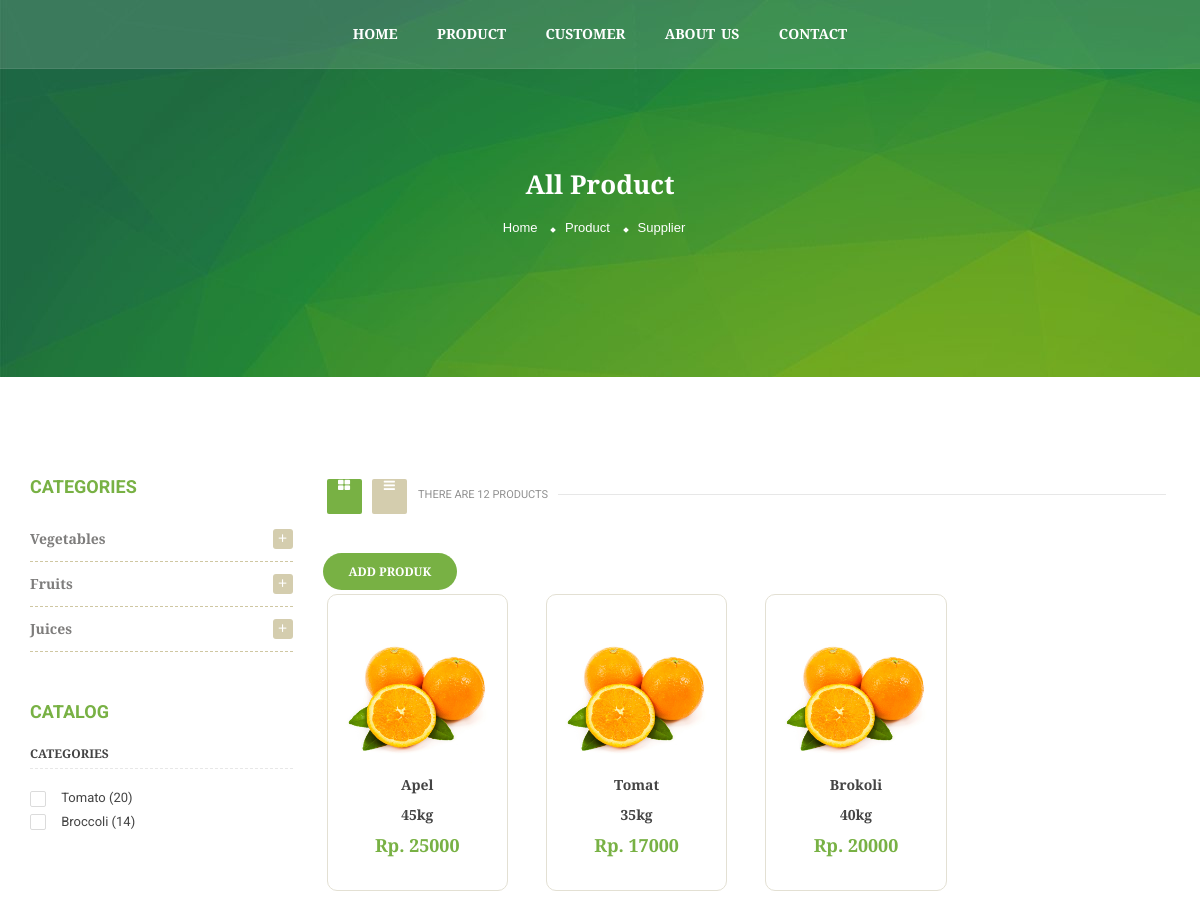
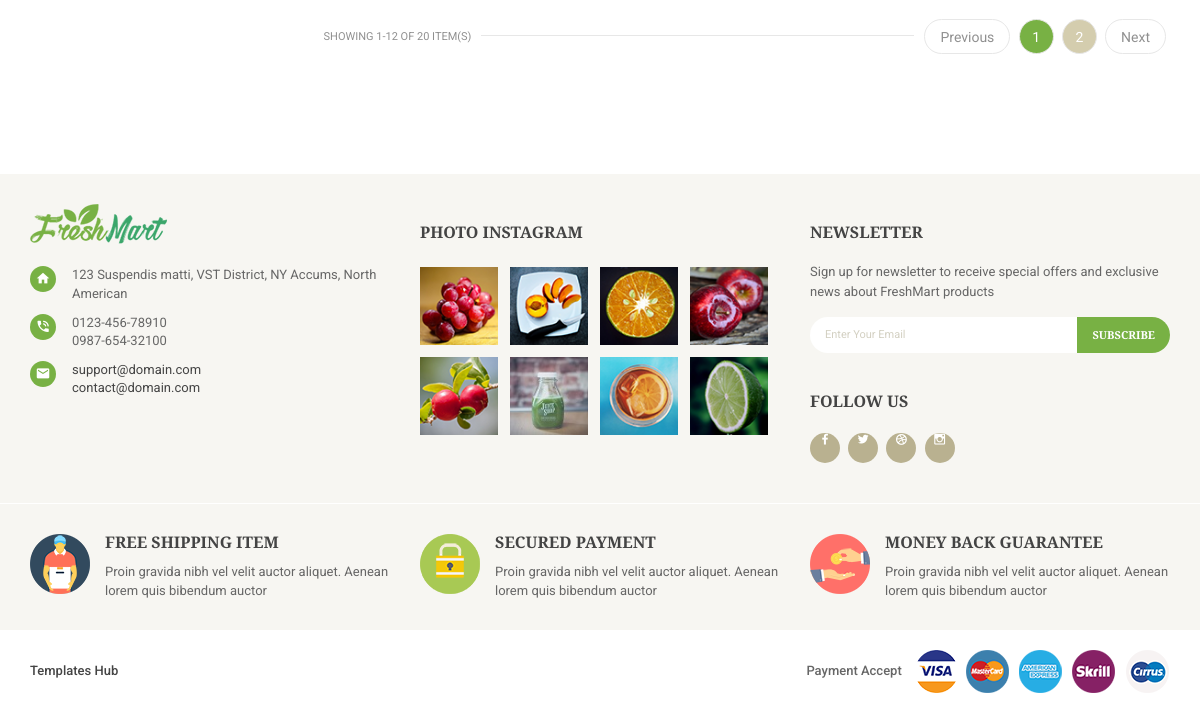
/produk/product.php, run on an earlier commit of the app's database (2 pictures, top to bottom).
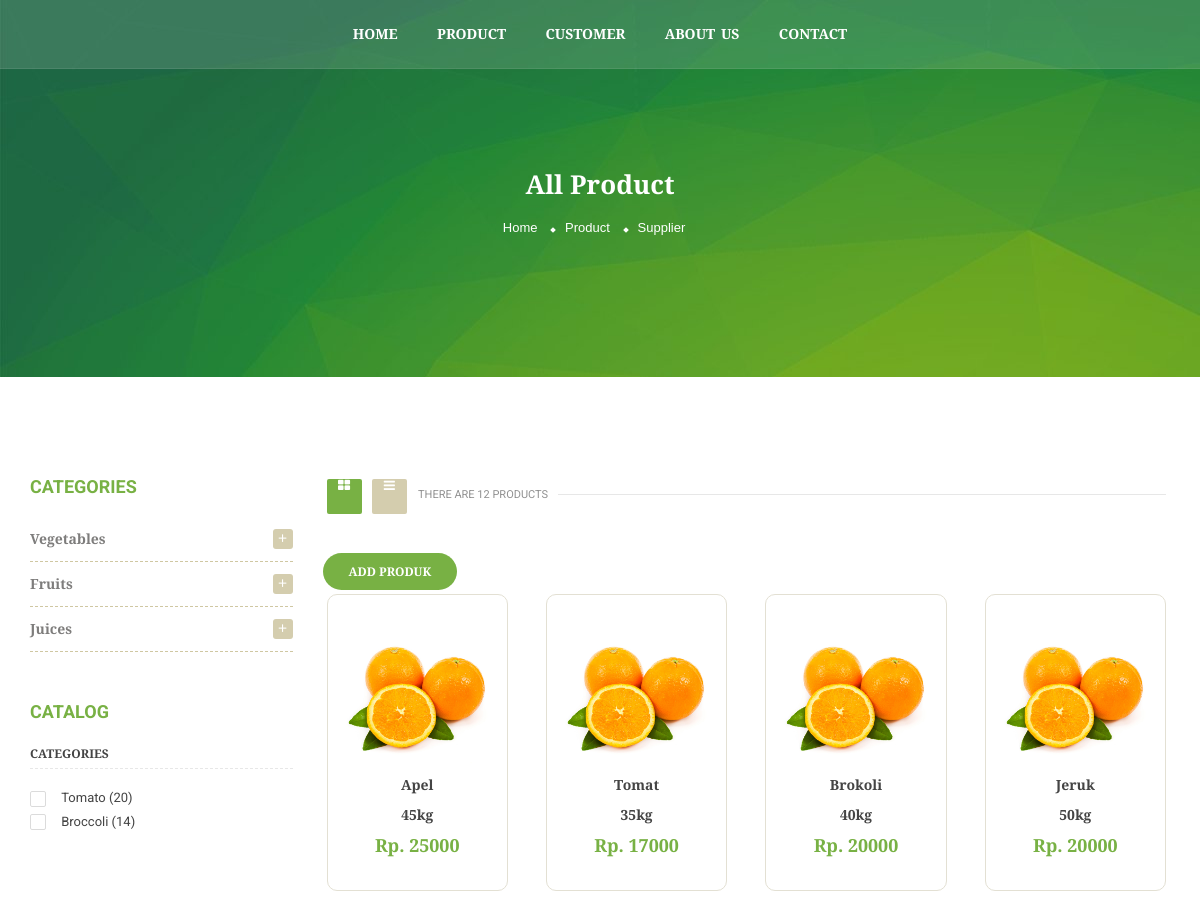
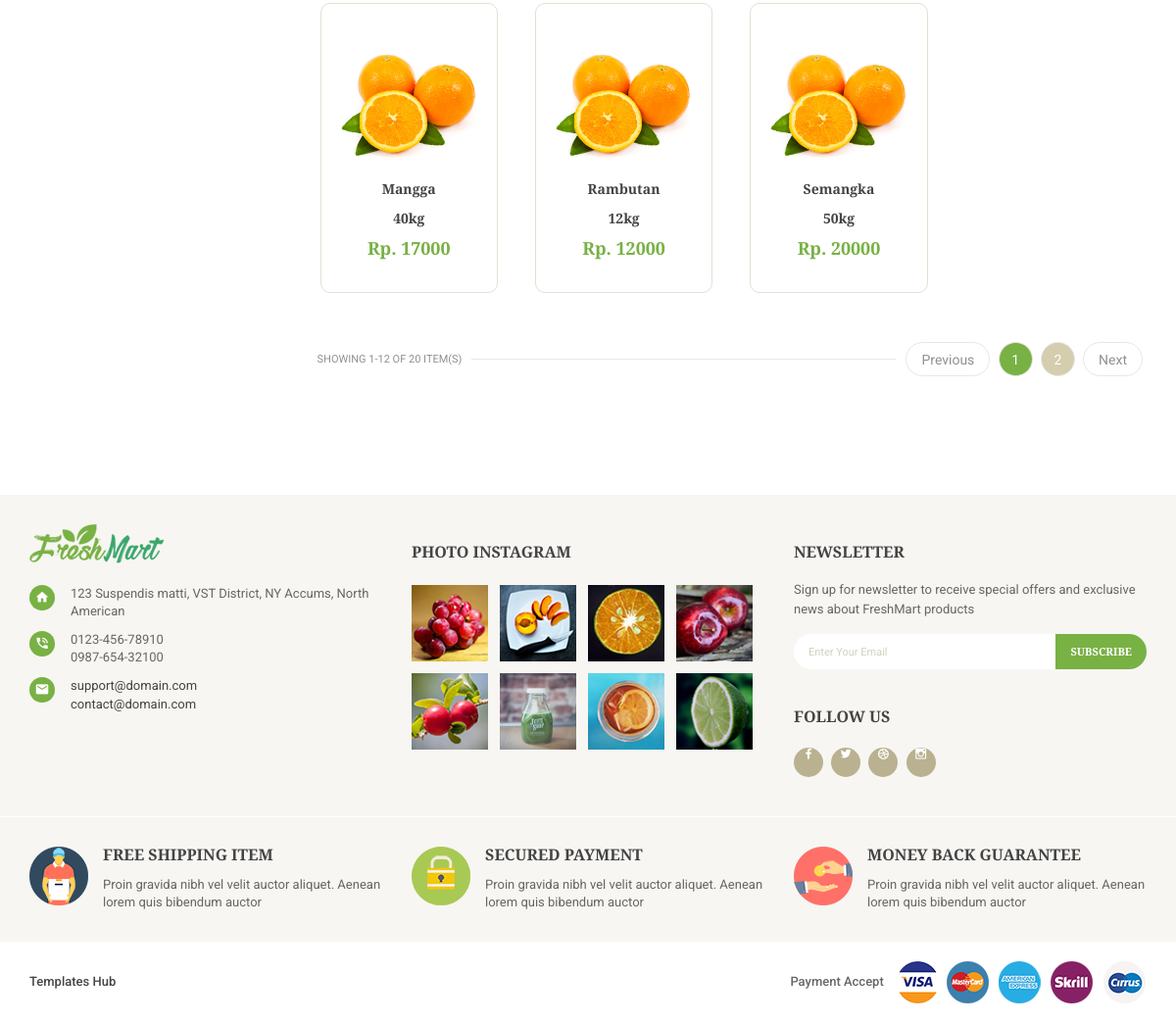
And on a later commit of the database (2 pictures, top to bottom).
### tables this page shows
CREATE TABLE `produk` (
  `id_produk` int(11) NOT NULL,
  `nama_produk` varchar(50) NOT NULL,
  `id_kategori` int(10) NOT NULL,
  `stok` int(10) NOT NULL,
  `satuan` varchar(5) NOT NULL,
  `id_suplier` int(10) NOT NULL,
  `harga` int(11) NOT NULL
);

### produk/product.php (the view, shortened to what this page needs)
<!DOCTYPE php>
<php lang="zxx">
<head>
		<link rel="stylesheet" href="../libs/bootstrap/css/bootstrap.css">
		<link rel="stylesheet" href="../libs/font-awesome/css/font-awesome.min.css">
		<link rel="stylesheet" href="../libs/font-material/css/material-design-iconic-font.min.css">
		<link rel="stylesheet" href="../libs/nivo-slider/css/nivo-slider.css">
		<link rel="stylesheet" href="../libs/nivo-slider/css/animate.css">
		<link rel="stylesheet" href="../libs/nivo-slider/css/style.css">
		<link rel="stylesheet" href="../libs/owl.carousel/assets/owl.carousel.min.css">
		<link rel="stylesheet" href="../libs/slider-range/css/jslider.css">
		<link rel="stylesheet" href="../css/style.css">
		<link rel="stylesheet" href="../css/reponsive.css">
	</head>
	<body class="home home-1">
		<div id="all">
				<div id="main-menu">
					<ul class="menu">
						<li class="dropdown">
							<a href="../home.php" title="Homepage">Home</a>
						</li>
						<li class="dropdown">
							<a href="product.php" title="Product">Product</a>
						</li>
						<li class="dropdown">
							<a href="../customer/page-customer.php">Customer</a>
						</li>
						<li>
							<a href="../page-about-us.php">About Us</a>
						</li>
						<li>
							<a href="../page-contact.php">Contact</a>
						</li>
					</ul>
				</div>
			<div id="content" class="site-content">
				<div id="breadcrumb">
					<div class="container">
						<h2 class="title">All Product</h2>
						<ul class="breadcrumb">
							<li><a href="#" title="Home">Home</a></li>
							<li><a href="#" title="Product">Product</a></li>
							<li><a href="#" title="Suplier">Supplier</a></li>
						</ul>
					</div>
				</div>
				<div class="container">
					<div class="row">
						<div id="left-column" class="sidebar col-lg-3 col-md-3 col-sm-3 col-xs-12">
							<div class="block product-categories">
								<h3 class="block-title">Categories</h3>
								<div class="block-content">
									<div class="item">
										<span class="arrow collapsed" data-toggle="collapse" data-target="#vegetables" aria-expanded="false" role="button">
											<i class="zmdi zmdi-plus"></i>
										</span>
										<a class="category-title" href="product-grid-left-sidebar.php">Vegetables</a>
									</div>
									<div class="item">
										<span class="arrow collapsed" data-toggle="collapse" data-target="#fruits" aria-expanded="false" role="button">
											<i class="zmdi zmdi-plus"></i>
										</span>
										<a class="category-title" href="product-grid-left-sidebar.php">Fruits</a>
									</div>
									<div class="item">
										<span class="arrow collapsed" data-toggle="collapse" data-target="#juices" aria-expanded="false" role="button">
											<i class="zmdi zmdi-plus"></i>
										</span>
										<a class="category-title" href="product-grid-left-sidebar.php">Juices</a>
									</div>
								</div>
							</div>
							<div class="block product-filter">
								<h3 class="block-title">Catalog</h3>
								<div class="block-content">
									<div class="filter-item">
										<h3 class="filter-title">Categories</h3>
										<div class="filter-content">
											<ul>
												<li>
													<label class="check">
														<span class="custom-checkbox">
															<span class="checkmark"></span>
														</span>
														<a>Tomato <span class="quantity">(20)</span></a>
													</label>
												</li>
												<li>
													<label class="check">
														<span class="custom-checkbox">
															<span class="checkmark"></span>
														</span>
														<a>Broccoli <span class="quantity">(14)</span></a>
													</label>
												</li>
											</ul>
										</div>
									</div>
								</div>
							</div>
						</div>
						<div id="center-column" class="col-lg-9 col-md-9 col-sm-9 col-xs-12">
							<div class="product-category-page">
								<div class="products-bar">
									<div class="row">
										<div class="col-md-6 col-xs-6">
											<div class="gridlist-toggle" role="tablist">
												<ul class="nav nav-tabs">
													<li class="active"><a href="#products-grid" data-toggle="tab" aria-expanded="true"><i class="fa fa-th-large"></i></a></li>
													<li><a href="#products-list" data-toggle="tab" aria-expanded="false"><i class="fa fa-bars"></i></a></li>
												</ul>
											</div>
											<div class="total-products">There are 12 products</div>
										</div>
									</div>
								</div>
								<div class="tab-content">
									<?php
										include "../connection.php";
										$query = mysqli_query($connection, "SELECT * FROM produk INNER JOIN kategori ON produk.id_kategori = kategori.id_kategori");
									?>
									<div class="tab-pane active" id="products-grid">
										<a class='btn btn-primary' href='add_produk.php'>Add Produk</a>
										<div class="products-block">
											<div class="row">
												<?php
			                						while ($data = mysqli_fetch_array($query)) {
			                					?>
												<div class="col-lg-3 col-md-3 col-sm-6 col-xs-12">
													<div class="product-item">
														<div class="product-image">
															<a href="product-detail-left-sidebar.php">
																<img class="img-responsive" src="../img/product/4.jpg" alt="Product Image">
															</a>
														</div>
														<div class="product-title">
															<a href="product-detail-left-sidebar.php">
																<?php echo $data['nama_produk'];?>
															</a>
														</div>
														<div class="product-title">
															<a href="product-detail-left-sidebar.php">
																<?php echo $data['stok']. $data['satuan'];?>
															</a>
														</div>
														<div class="product-price">
															<span class="sale-price">Rp. <?php echo $data['harga'];?></span>
														</div>
													</div>
												</div>
											<?php } ?>
											</div>
										</div>
									</div>
								</div>
								</div>
								<div class="pagination-bar">
									<div class="row">
										<div class="col-md-4 col-sm-4 col-xs-12">
											<div class="text">Showing 1-12 of 20 item(s)</div>
										</div>
										<div class="col-md-8 col-sm-8 col-xs-12">
											<div class="pagination">
												<ul class="page-list">
													<li><a href="#" class="prev">Previous</a></li>
													<li><a href="#" class="current">1</a></li>
													<li><a href="#">2</a></li>
													<li><a href="#" class="next">Next</a></li>
												</ul>
											</div>
										</div>
									</div>
								</div>
							</div>
						</div>
					</div>
				</div>
			</div>
			<footer id="footer">
				<div class="footer">
					<div class="footer-top">
						<div class="container">
							<div class="row">
								<div class="col-lg-4 col-md-4 col-sm-4 col-xs-12">
									<div class="block text">
										<div class="block-content">
											<a href="index.php" class="logo-footer">
												<img src="../img/logo-2.png" alt="Logo">
											</a>
											<div class="contact">
												<div class="item d-flex">
													<div class="item-left">
														<i class="zmdi zmdi-home"></i>
													</div>
													<div class="item-right">
														<span>123 Suspendis matti, VST District, NY Accums, North American</span>
													</div>
												</div>
												<div class="item d-flex">
													<div class="item-left">
														<i class="zmdi zmdi-phone-in-talk"></i>
													</div>
													<div class="item-right">
														<span>0123-456-78910<br>0987-654-32100</span>
													</div>
												</div>
												<div class="item d-flex">
													<div class="item-left">
														<i class="zmdi zmdi-email"></i>
													</div>
													<div class="item-right">
														<span><a href="mailto:support@domain.com">support@domain.com</a><br><a href="mailto:contact@domain.com">contact@domain.com</a></span>
													</div>
												</div>
											</div>
										</div>
									</div>
								</div>
								<div class="col-lg-4 col-md-4 col-sm-4 col-xs-12">
									<div class="block instagram">
										<h2 class="block-title">Photo Instagram</h2>
										<div class="block-content">
											<div class="row margin-0">
												<div class="col-xs-3 col-sm-3 col-md-3 col-lg-3 padding-0">
													<a href="#">
														<img src="../img/instagram-1.png" alt="Instagram Image">
													</a>
												</div>
												<div class="col-xs-3 col-sm-3 col-md-3 col-lg-3 padding-0">
													<a href="#">
														<img src="../img/instagram-2.png" alt="Instagram Image">
													</a>
												</div>
												<div class="col-xs-3 col-sm-3 col-md-3 col-lg-3 padding-0">
													<a href="#">
														<img src="../img/instagram-3.png" alt="Instagram Image">
													</a>
												</div>
												<div class="col-xs-3 col-sm-3 col-md-3 col-lg-3 padding-0">
													<a href="#">
														<img src="../img/instagram-4.png" alt="Instagram Image">
													</a>
												</div>
												<div class="col-xs-3 col-sm-3 col-md-3 col-lg-3 padding-0">
													<a href="#">
														<img src="../img/instagram-5.png" alt="Instagram Image">
													</a>
												</div>
												<div class="col-xs-3 col-sm-3 col-md-3 col-lg-3 padding-0">
													<a href="#">
														<img src="../img/instagram-6.png" alt="Instagram Image">
													</a>
												</div>
												<div class="col-xs-3 col-sm-3 col-md-3 col-lg-3 padding-0">
													<a href="#">
														<img src="../img/instagram-7.png" alt="Instagram Image">
													</a>
												</div>
												<div class="col-xs-3 col-sm-3 col-md-3 col-lg-3 padding-0">
													<a href="#">
														<img src="../img/instagram-8.png" alt="Instagram Image">
													</a>
												</div>
											</div>
										</div>
									</div>
								</div>
								<div class="col-lg-4 col-md-4 col-sm-4 col-xs-12">
									<div class="block newsletter">
										<h2 class="block-title">Newsletter</h2>
										<div class="block-content">
											<p class="description">Sign up for newsletter to receive special offers and exclusive news about FreshMart products</p>
											<form action="#" method="post">
												<input type="text" placeholder="Enter Your Email">
												<button type="submit" class="btn btn-primary">Subscribe</button>
											</form>
										</div>
									</div>
									<div class="block social">
										<h2 class="block-title">Follow Us</h2>
										<div class="block-content">
											<ul>
												<li><a href="#"><i class="zmdi zmdi-facebook"></i></a></li>
												<li><a href="#"><i class="zmdi zmdi-twitter"></i></a></li>
												<li><a href="#"><i class="zmdi zmdi-dribbble"></i></a></li>
												<li><a href="#"><i class="zmdi zmdi-instagram"></i></a></li>
											</ul>
										</div>
									</div>
								</div>
							</div>
						</div>
					</div>
					<div class="footer-bottom">
						<div class="payment-intro">
							<div class="container">
								<div class="row">
									<div class="col-lg-4 col-md-4 col-sm-12 col-xs-12">
										<div class="item d-flex">
											<div class="item-left">
												<img src="../img/home1-payment-1.png" alt="Payment Intro">
											</div>
											<div class="item-right">
												<h3 class="title">Free Shipping item</h3>
												<div class="content">Proin gravida nibh vel velit auctor aliquet. Aenean lorem quis bibendum auctor</div>
											</div>
										</div>
									</div>
									<div class="col-lg-4 col-md-4 col-sm-12 col-xs-12">
										<div class="item d-flex">
											<div class="item-left">
												<img src="../img/home1-payment-2.png" alt="Payment Intro">
											</div>
											<div class="item-right">
												<h3 class="title">Secured Payment</h3>
												<div class="content">Proin gravida nibh vel velit auctor aliquet. Aenean lorem quis bibendum auctor</div>
											</div>
										</div>
									</div>
									<div class="col-lg-4 col-md-4 col-sm-12 col-xs-12">
										<div class="item d-flex">
											<div class="item-left">
												<img src="../img/home1-payment-3.png" alt="Payment Intro">
											</div>
											<div class="item-right">
												<h3 class="title">Money Back Guarantee</h3>
												<div class="content">Proin gravida nibh vel velit auctor aliquet. Aenean lorem quis bibendum auctor</div>
											</div>
										</div>
									</div>
								</div>
							</div>
						</div>
					</div>
				</div>
				<div class="footer-copyright">
					<div class="container">
						<div class="row">
							<div class="col-lg-7 col-md-7 col-sm-7 col-xs-12">
								<div class="copyright"><a target="_blank" href="https://www.templateshub.net">Templates Hub</a></div>
							</div>
							<div class="col-lg-5 col-md-5 col-sm-5 col-xs-12 align-right">
								<div class="payment">
									<span>Payment Accept</span>
									<img src="../img/payment.png" alt="Payment">
								</div>
							</div>
						</div>
					</div>
				</div>
			</footer>
	</body>
</php>

What changed in the data, as far as the page shows it:
added produk: nama_produk "Jeruk", stok "50", satuan "kg", harga "20000"
added produk: nama_produk "Mangga", stok "40", satuan "kg", harga "17000"
added produk: nama_produk "Rambutan", stok "12", satuan "kg", harga "12000"
added produk: nama_produk "Semangka", stok "50", satuan "kg", harga "20000"
